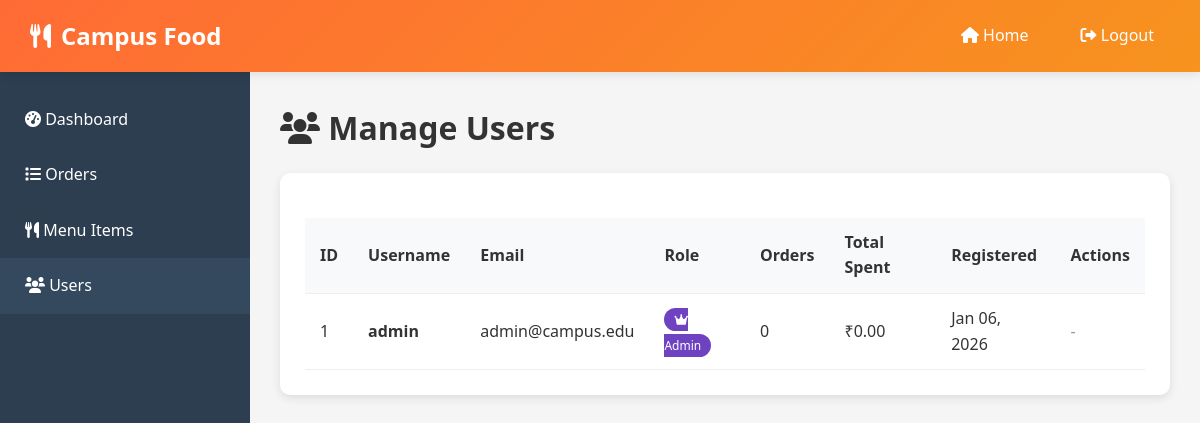
The page /admin/users.php (signed in) on the database its author committed.
### tables this page shows
CREATE TABLE IF NOT EXISTS users (
    id INT AUTO_INCREMENT PRIMARY KEY,
    username VARCHAR(50) NOT NULL UNIQUE,
    email VARCHAR(100) NOT NULL UNIQUE,
    password VARCHAR(255) NOT NULL,
    role ENUM('user', 'admin') DEFAULT 'user',
    created_at TIMESTAMP DEFAULT CURRENT_TIMESTAMP
);

### admin/users.php (the view, shortened to what this page needs)
<?php
require_once '../config/database.php';
$users = $conn->query("SELECT u.*,
                       (SELECT COUNT(*) FROM orders WHERE user_id = u.id) as order_count,
                       (SELECT SUM(total_amount) FROM orders WHERE user_id = u.id AND status = 'delivered') as total_spent
                       FROM users u ORDER BY u.created_at DESC");
?>
<!DOCTYPE html>
<html lang="en">
<head>
    <link rel="stylesheet" href="../assets/css/style.css">
    <link rel="stylesheet" href="https://cdnjs.cloudflare.com/ajax/libs/font-awesome/6.0.0/css/all.min.css">
</head>
<body>
    <nav class="navbar">
        <a href="../index.php" class="logo">
            <i class="fas fa-utensils"></i>Campus Food
        </a>
        <div class="nav-links">
            <a href="../index.php"><i class="fas fa-home"></i> Home</a>
            <a href="../logout.php"><i class="fas fa-sign-out-alt"></i> Logout</a>
        </div>
    </nav>
    <div class="admin-container">
        <div class="admin-sidebar">
            <a href="dashboard.php"><i class="fas fa-tachometer-alt"></i> Dashboard</a>
            <a href="orders.php"><i class="fas fa-list"></i> Orders</a>
            <a href="menu.php"><i class="fas fa-utensils"></i> Menu Items</a>
            <a href="users.php" class="active"><i class="fas fa-users"></i> Users</a>
        </div>
        <div class="admin-content">
            <h1 style="margin-bottom: 20px; color: #333;">
                <i class="fas fa-users"></i> Manage Users
            </h1>
            <div class="admin-card">
                <table class="table">
                    <thead>
                        <tr>
                            <th>ID</th>
                            <th>Username</th>
                            <th>Email</th>
                            <th>Role</th>
                            <th>Orders</th>
                            <th>Total Spent</th>
                            <th>Registered</th>
                            <th>Actions</th>
                        </tr>
                    </thead>
                    <tbody>
                        <?php if ($users && $users->num_rows > 0): ?>
                            <?php while ($user = $users->fetch_assoc()): ?>
                                <tr>
                                    <td><?php echo $user['id']; ?></td>
                                    <td>
                                        <strong><?php echo htmlspecialchars($user['username']); ?></strong>
                                    </td>
                                    <td><?php echo htmlspecialchars($user['email']); ?></td>
                                    <td>
                                        <?php if ($user['role'] === 'admin'): ?>
                                            <span style="background: #6f42c1; color: white; padding: 3px 10px; border-radius: 15px; font-size: 12px;">
                                                <i class="fas fa-crown"></i> Admin
                                            </span>
                                        <?php else: ?>
                                            <span style="background: #17a2b8; color: white; padding: 3px 10px; border-radius: 15px; font-size: 12px;">
                                                <i class="fas fa-user"></i> User
                                            </span>
                                        <?php endif; ?>
                                    </td>
                                    <td><?php echo $user['order_count']; ?></td>
                                    <td>₹<?php echo number_format($user['total_spent'] ?: 0, 2); ?></td>
                                    <td><?php echo date('M d, Y', strtotime($user['created_at'])); ?></td>
                                    <td>
                                        <?php if ($user['id'] !== $_SESSION['user_id'] && $user['role'] !== 'admin'): ?>
                                            <form method="POST" style="display: inline;"
                                                  onsubmit="return confirm('Are you sure you want to delete this user?');">
                                                <input type="hidden" name="user_id" value="<?php echo $user['id']; ?>">
                                                <button type="submit" name="delete_user" class="btn btn-danger" style="padding: 5px 10px;">
                                                    <i class="fas fa-trash"></i>
                                                </button>
                                            </form>
                                        <?php else: ?>
                                            <span style="color: #999;">-</span>
                                        <?php endif; ?>
                                    </td>
                                </tr>
                            <?php endwhile; ?>
                        <?php else: ?>
                            <tr>
                                <td colspan="8" style="text-align: center; padding: 30px;">No users found</td>
                            </tr>
                        <?php endif; ?>
                    </tbody>
                </table>
            </div>
        </div>
    </div>
</body>
</html>

### assets/css/style.css (style rules this page uses)
* { margin: 0; padding: 0; box-sizing: border-box; }
body { font-family: 'Segoe UI', Tahoma, Geneva, Verdana, sans-serif; background-color: #f5f5f5; color: #333; line-height: 1.6; }
.navbar { background: linear-gradient(135deg, #ff6b35, #f7931e); padding: 15px 30px; display: flex; justify-content: space-between; align-items: center; box-shadow: 0 2px 10px rgba(0,0,0,0.1); position: sticky; top: 0; z-index: 1000; }
.navbar .logo { color: white; font-size: 24px; font-weight: bold; text-decoration: none; }
.navbar .logo i { margin-right: 10px; }
.nav-links { display: flex; gap: 20px; align-items: center; }
.nav-links a { color: white; text-decoration: none; padding: 8px 16px; border-radius: 5px; transition: background 0.3s; }
.admin-container { display: flex; min-height: calc(100vh - 70px); }
.admin-sidebar { width: 250px; background: #2c3e50; color: white; padding: 20px 0; }
.admin-sidebar a { display: block; padding: 15px 25px; color: white; text-decoration: none; transition: background 0.3s; }
.admin-sidebar a:hover, .admin-sidebar a.active { background: #34495e; }
.admin-content { flex: 1; padding: 30px; }
.admin-card { background: white; border-radius: 10px; padding: 25px; box-shadow: 0 3px 10px rgba(0,0,0,0.1); }
.table { width: 100%; border-collapse: collapse; margin-top: 20px; }
.table th, .table td { padding: 12px 15px; text-align: left; border-bottom: 1px solid #eee; }
.table th { background: #f8f9fa; font-weight: 600; }

### rows shown on the page
users: id "1", username "admin", email "admin@campus.edu", role "admin" (drawn), order_count "0", total_spent "0.00", created_at "Jan 06, 2026"
